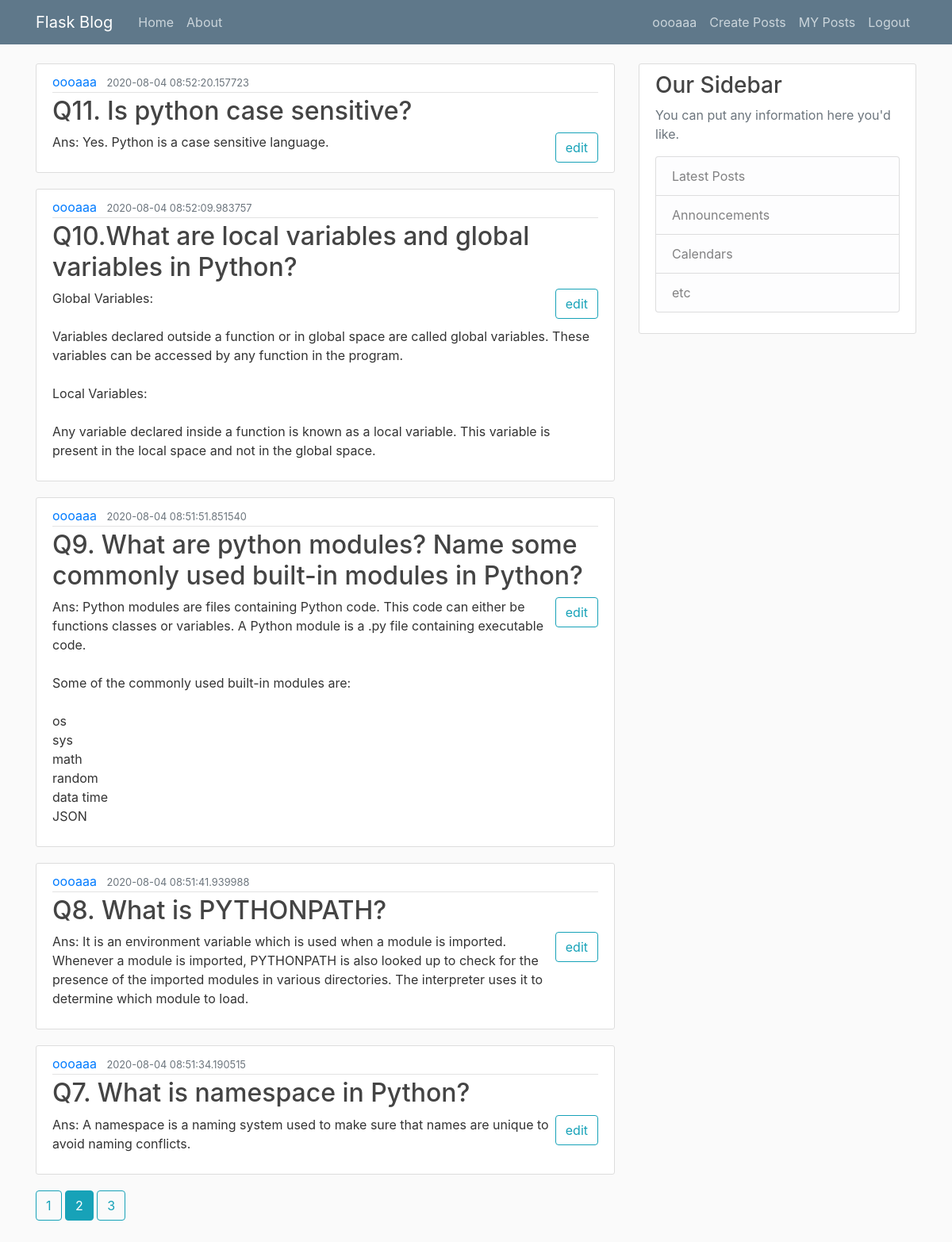
The page /posts/3?page=2 (signed in) on the database its author committed.
### blogflask/models.py (models this page shows, shortened)
class User(db.Model, UserMixin):
    id = db.Column(db.Integer, primary_key=True)
    username = db.Column(db.String(20), unique=True, nullable=False)
    email = db.Column(db.String(120), unique=True, nullable=False)
    image_file = db.Column(db.String(20), nullable=False, default='default.jpg')
    passwords = db.Column(db.String(20), nullable=False)
    posts = db.relationship('Post', backref='author', lazy=True)

class Post(db.Model):
    id = db.Column(db.Integer, primary_key=True)
    title = db.Column(db.String(100), nullable=False)
    date_posted = db.Column(db.DateTime, nullable=False, default=datetime.utcnow)
    content = db.Column(db.Text, nullable=False)
    user_id = db.Column(db.Integer, db.ForeignKey('user.id'), nullable=False)

### blogflask/users/routes.py (the view)
@users.route('/posts/<user_id>')
def user_posts(user_id):
    user = User.query.get(user_id)
    page = request.args.get('page', 1, type=int)
    posts = Post.query.filter_by(user_id=user_id).order_by(Post.date_posted.desc()).paginate(page=page, per_page=5)
    return render_template("user_posts.html", posts=posts, title=current_user.username + ' Posts', user=user)

### blogflask/models.py (called while the page is built)
@login_manager.user_loader
def load_user(user_id):
    return User.query.get(int(user_id))

### blogflask/templates/user_posts.html
{% extends "layout.html" %}
{% block content %}
    {% for post in posts.items %}
        <article class="media content-section">
            <div class="media-body">
                <div class="article-metadata">
                    <a class="mr-2" href="{{ url_for('users.user_posts',user_id=user.id)}}">{{ user.username}}</a>
                    <small class="text-muted">{{ post.date_posted }}</small>
                </div>
                <h2><a class="article-title" href="#">{{ post.title }}</a></h2>
                <a href="{{ url_for('posts.post_edit',post_id=post.id) }}" ><button type="button" class="btn btn-outline-info" style="float: right;">edit</button> </a>
                <p class="article-content">{{ post.content }}</p>
            </div>
        </article>
    {% endfor %}
    {% for page_num in posts.iter_pages(left_edge=1,right_edge=1,left_current=2,right_current=2) %}
        {% if page_num %}
            {% if posts.page==page_num %}
            <a class="btn btn-info btn-xs" href="{{ url_for('users.user_posts' ,user_id=user.id, page = page_num) }}">{{ page_num }}</a>
            {% else %}
                <a class="btn btn-outline-info btn-xs" href="{{ url_for('users.user_posts' ,user_id=user.id, page = page_num) }}">{{ page_num }}</a>
            {% endif %}
            {% else %}
            <b>...</b>
        {% endif %}
    {% endfor %}
{% endblock content %}

### blogflask/templates/layout.html (shortened to what this page needs)
<!DOCTYPE html>
<html >
<head>
<link rel="stylesheet" href="https://maxcdn.bootstrapcdn.com/bootstrap/4.5.0/css/bootstrap.min.css">
    <link rel="stylesheet" type="text/css" href="{{ url_for('static', filename='main.css') }}">
</head>
<body>
<header class="site-header">
    <nav class="navbar navbar-expand-md navbar-dark bg-steel fixed-top">
        <div class="container">
            <a class="navbar-brand mr-4" href="/">Flask Blog</a>
            <div class="collapse navbar-collapse" id="navbarToggle">
                <div class="navbar-nav mr-auto">
                    <a class="nav-item nav-link" href="/">Home</a>
                    <a class="nav-item nav-link" href="/about">About</a>
                </div>
                <div class="navbar-nav">
                    {% if current_user.is_authenticated %}
                        <a class="nav-item nav-link" href="/account">{{current_user.username }}</a>
                        <a class="nav-item nav-link" href="/post/new">Create Posts</a>
                         <a class="nav-item nav-link" href="{{ url_for('users.user_posts',user_id=current_user.id) }}">MY Posts</a>
                        <a class="nav-item nav-link" href="/logout">Logout</a>
                    {% else %}
                    <a class="nav-item nav-link" href="/login">Login</a>
                    <a class="nav-item nav-link" href="/register">Register</a>
                {% endif %}
                </div>
            </div>
        </div>
    </nav>
</header>
<main role="main" class="container">
    <div class="row">
        <div class="col-md-8">
            {% block content %}{% endblock %}
        </div>
        <div class="col-md-4">
            <div class="content-section">
                <h3>Our Sidebar</h3>
                <p class='text-muted'>You can put any information here you'd like.
                <ul class="list-group">
                    <li class="list-group-item list-group-item-light">Latest Posts</li>
                    <li class="list-group-item list-group-item-light">Announcements</li>
                    <li class="list-group-item list-group-item-light">Calendars</li>
                    <li class="list-group-item list-group-item-light">etc</li>
                </ul>
                </p>
            </div>
        </div>
    </div>
<br>
<br>
    <br>
    <br>
</main>
</body>
</html>

### blogflask/static/main.css (style rules this page uses)
body { background: #fafafa; color: #333333; margin-top: 5rem; }
h1, h2, h3, h4, h5, h6 { color: #444444; }
.bg-steel { background-color: #5f788a; }
.site-header .navbar-nav .nav-link { color: #cbd5db; }
.content-section { background: #ffffff; padding: 10px 20px; border: 1px solid #dddddd; border-radius: 3px; margin-bottom: 20px; }
.article-title { color: #444444; }
.article-content { white-space: pre-line; }
.article-metadata { padding-bottom: 1px; margin-bottom: 4px; border-bottom: 1px solid #e3e3e3 }

### rows shown on the page
User: username "oooaaa"
Post: date_posted "2020-08-04 08:52:20.157723", title "Q11. Is python case sensitive?", content "Ans: Yes. Python is a case sensitive language."
Post: date_posted "2020-08-04 08:52:09.983757", title "Q10.What are local variables and global variables in Python?", content "Global Variables: Variables declared outside a function or in global space are called global variables. These variables can be accessed by any function in the program. Local Variables: Any variable declared inside a function is known as a local variable. This variable is present in the local space and not in the global space."
Post: date_posted "2020-08-04 08:51:51.851540", title "Q9. What are python modules? Name some commonly used built-in modules in Python?", content "Ans: Python modules are files containing Python code. This code can either be functions classes or variables. A Python module is a .py file containing executable code. Some of the commonly used built-in modules are: os sys math random data time JSON"
Post: date_posted "2020-08-04 08:51:41.939988", title "Q8. What is PYTHONPATH?", content "Ans: It is an environment variable which is used when a module is imported. Whenever a module is imported, PYTHONPATH is also looked up to check for the presence of the imported modules in various directories. The interpreter uses it to determine which module to load."
Post: date_posted "2020-08-04 08:51:34.190515", title "Q7. What is namespace in Python?", content "Ans: A namespace is a naming system used to make sure that names are unique to avoid naming conflicts."

### other values the page prints
{{ page_num }} "1" "3"
{{ page_num }} "2"
